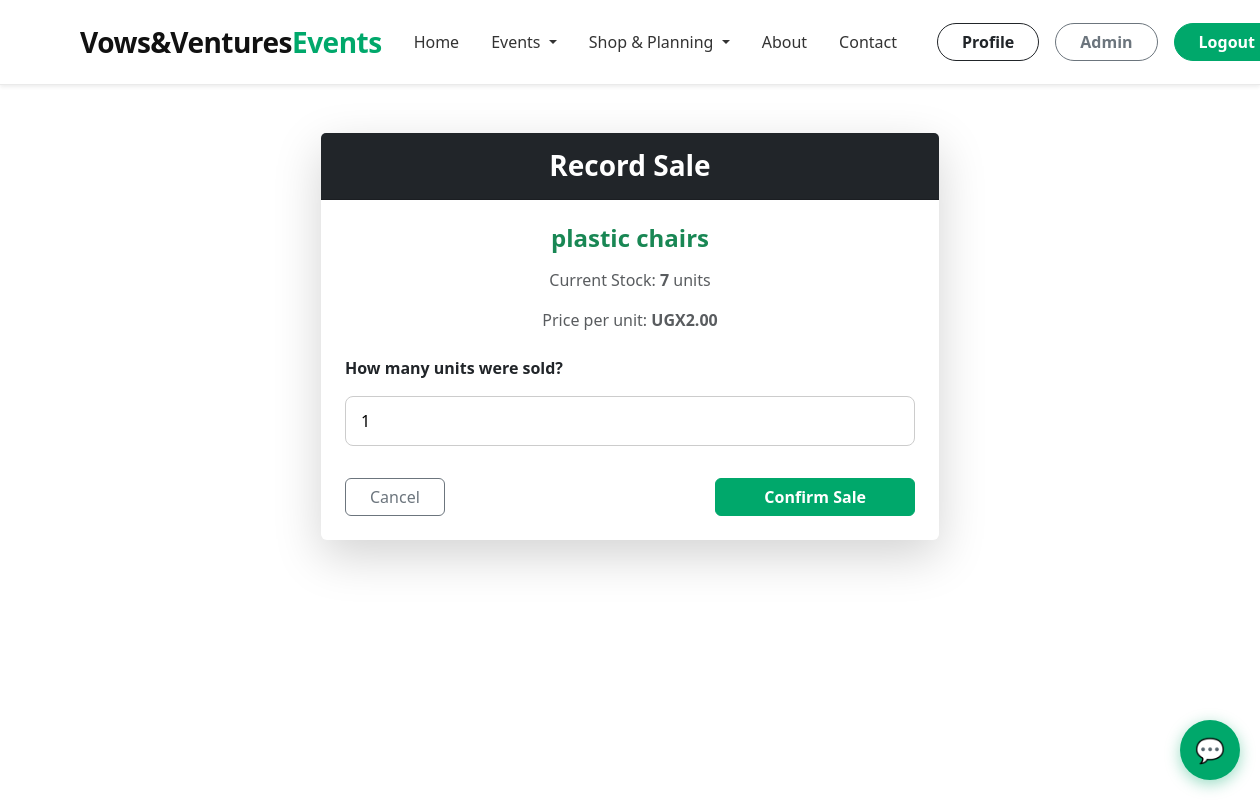
Page /inventory/sale/1/ (signed in) on the committed database.
### EventLaunch/models.py (models this page shows, shortened)
class InventoryItem(models.Model):
    CATEGORY_CHOICES = [
        ('furniture', 'Furniture (Tables/Chairs)'),
        ('tents', 'Tents & Canopies'),
        ('decor', 'Decor & Balloons'),
        ('audio', 'Audio & Lighting'),
        ('other', 'Other'),
    ]
    name = models.CharField(max_length=100)
    category = models.CharField(max_length=20, choices=CATEGORY_CHOICES, default='furniture')
    quantity = models.PositiveIntegerField(default=0, help_text="Number of items in stock")
    price_per_day = models.DecimalField(max_digits=8, decimal_places=2, help_text="Rental price per day")
    description = models.TextField(blank=True, null=True)
    added_at = models.DateTimeField(auto_now_add=True)

### EventLaunch/views.py (the view)
# urls.py: path('inventory/sale/<int:item_id>/', views.record_sale, name='record_sale'),
@login_required
def record_sale(request, item_id):
    item = get_object_or_404(InventoryItem, id=item_id)
    if request.method == 'POST':
        form = RecordSaleForm(request.POST)
        if form.is_valid():
            sale = form.save(commit=False)
            sale.item = item
            sale.price_at_sale = item.price_per_day
            if item.quantity >= sale.quantity_sold:
                item.quantity -= sale.quantity_sold
                item.save()
                sale.save()
                messages.success(request, f"Sale recorded! {sale.quantity_sold} units deducted from stock.")
                return redirect('inventory_list')
            else:
                messages.error(request, f"Not enough stock! You only have {item.quantity} left.")
    else:
        form = RecordSaleForm()
    return render(request, 'events/record_sale.html', {'form': form, 'item': item})

### EventLaunch/forms.py
class RecordSaleForm(forms.ModelForm):
    class Meta:
        model = Sale
        fields = ['quantity_sold']
        widgets = {
            'quantity_sold': forms.NumberInput(attrs={'min': 1}),
        }

### templates/events/record_sale.html (shortened to what this page needs)
{% extends 'base.html' %}
{% load humanize %}
{% block content %}
<div class="row justify-content-center mt-5 mb-5">
  <div class="col-md-6">
    <div class="card shadow-lg border-0">
      <div class="card-header text-center py-3 bg-dark text-white">
        <h3 class="mb-0 fw-bold">Record Sale</h3>
      </div>
      <div class="card-body p-4 text-center">
        <h4 class="text-success fw-bold mb-3">{{ item.name }}</h4>
        <p class="text-muted">Current Stock: <strong>{{ item.quantity }}</strong> units</p>
        <p class="text-muted">Price per unit: <strong>UGX{{ item.price_per_day|intcomma }}</strong></p>
        <form method="post" class="mt-4 text-start">
          <div class="mb-3">
            <label class="form-label fw-bold">How many units were sold?</label>
            {{ form.quantity_sold }}
          </div>
          <div class="d-flex justify-content-between mt-4">
            <a href="{% url 'inventory_list' %}" class="btn btn-outline-secondary px-4">Cancel</a>
            <button type="submit" class="btn btn-success px-5 fw-bold">Confirm Sale</button>
          </div>
        </form>
      </div>
    </div>
  </div>
</div>
{% endblock %}

### static/css/ralph.css (style rules this page uses)
body { background-color: #ffffff !important; color: #333333; font-family: 'Segoe UI', Tahoma, Geneva, Verdana, sans-serif; }
input[type="text"], input[type="password"], input[type="email"], input[type="number"], input[type="datetime-local"], select, textarea { width: 100%; padding: 12px 15px; margin: 8px 0; display: inline-block; border: 1px solid #cccccc; border-radius: 8px; box-sizing: border-box; font-size: 1rem; transition: border-color 0.3s ease, box-shadow 0.3s ease; }
.btn-success { background-color: #00a86b !important; border-color: #00a86b !important; }

### rows in the picture
InventoryItem: name "plastic chairs", quantity "7", price_per_day "2.00"
